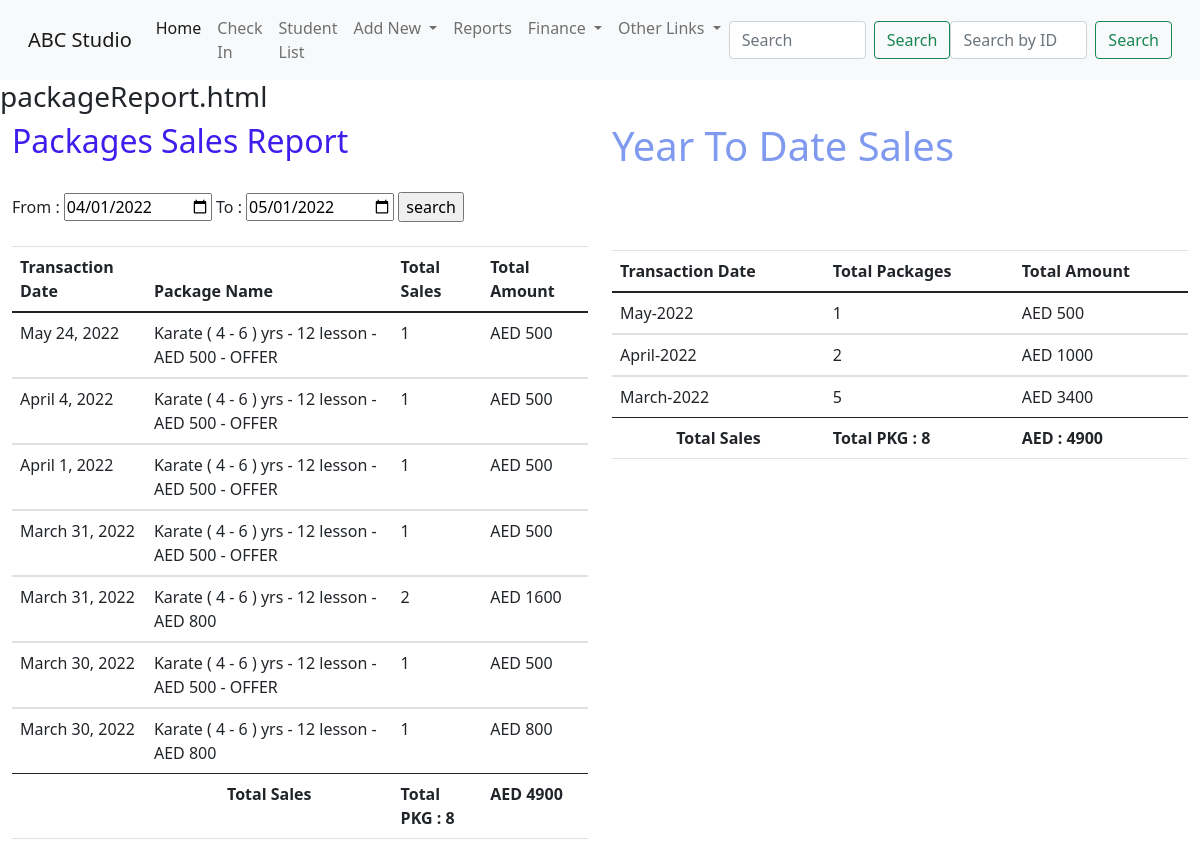
The app's page /pakcageReport/ with its own data.
### student/models.py (models this page shows, shortened)
class studioPackages(models.Model):
    packageId = models.AutoField(primary_key=True)
    PakageName = models.CharField(max_length=255, unique=True)
    courseName = models.ForeignKey(courseList,max_length=50,on_delete=models.CASCADE)
    group_age = models.ForeignKey(groupAge,max_length=255,on_delete=models.CASCADE)
    numberOfLessons = models.IntegerField()
    packagePrice = models.IntegerField()
    active = models.BooleanField(default=True)

### student/views.py (the view)
# urls.py: path('pakcageReport/',views.pakcageReport , name='pakcageReport'),
def pakcageReport(request):
    TotalPkgSaleMonhtly = AssignPackage.objects.annotate(month = TruncMonth('transactionDate')).values('month').annotate(tp = Count('packageName_id')).annotate(tm = Sum('packageName__packagePrice')).filter(packageName__packagePrice__gte = 1).order_by('-month')
    packageSoldTotal = AssignPackage.objects.filter(packageName__packagePrice__gte = 1).aggregate(tCount = Count('packageName_id'),tm = Sum('packageName__packagePrice'))
    print(TotalPkgSaleMonhtly)
    if request.method == 'POST':
        fromdate = request.POST['fromdate']
        todate = request.POST['todate']
        packageSold2 = AssignPackage.objects.filter(transactionDate__gte=fromdate,transactionDate__lte=todate).select_related('packageName_id').values_list('packageName__PakageName','packageName__packagePrice','transactionDate').annotate(total=Count('packageName'),total_amount=Sum('packageName__packagePrice')).order_by('-transactionDate').filter(packageName__packagePrice__gte = 1)
        total_PKG = AssignPackage.objects.filter(transactionDate__gte=fromdate,transactionDate__lte=todate,packageName__packagePrice__gte = 1).aggregate(tCount = Count('StudentId'), tAmount = Sum('packageName__packagePrice'))
        context = {'total_PKG':total_PKG ,'packageSold2':packageSold2,'TotalPkgSaleMonhtly' :TotalPkgSaleMonhtly,'packageSoldTotal':packageSoldTotal}
        return render(request,'student/packageReport.html',context)
    else:
        packageSold2 = AssignPackage.objects.select_related('packageName_id').values_list('packageName__PakageName','packageName__packagePrice','transactionDate').annotate(total=Count('packageName'),total_amount=Sum('packageName__packagePrice')).order_by('-transactionDate').filter(packageName__packagePrice__gte = 1)
        total_PKG = AssignPackage.objects.filter(packageName__packagePrice__gte = 1).aggregate(tCount = Count('StudentId'), tAmount = Sum('packageName__packagePrice'))
        context = {'total_PKG':total_PKG ,'packageSold2':packageSold2,'TotalPkgSaleMonhtly':TotalPkgSaleMonhtly,'packageSoldTotal':packageSoldTotal}
        return render(request,'student/packageReport.html',context)

### student/templates/student/packageReport.html (shortened to what this page needs)
{% extends 'student/base.html' %}
{% load static %}
{% block content %}
<h3>packageReport.html</h3>
<div class="container-fluid">
  <div class="row">
    <div class="col">
    <h2>Packages Sales Report</h2>
    <br>
    <form method="POST">
    From :  <input type="date" name="fromdate" id="start" required>
    To : <input type="date" name="todate" id="end" required>
 <input type="submit" value="search" name="" id="">
    <br>
    <br>
<table class="table">
<thead>
  <tr>
    <th scope="col">Transaction Date</th>
    <th scope="col">Package Name </th>
    <th scope="col">Total Sales </th>
    <th scope="col">Total Amount </th>
  </tr>
</thead>
{% for x in packageSold2 %}
<tbody>
  <tr>
    <td>{{x.2}} </td>
    <td>{{x.0}}</td>
    <td>{{x.3}}</td>
    <td>AED {{x.4}}</td>
  </tr>
</tbody>
{% endfor %}
<tfoot>
  <tr>
      <td></td>
      <td><b><center>Total Sales</center></b> </td>
    <td><b> Total PKG : {{total_PKG.tCount}}</b></td>
    <td><b> AED {{total_PKG.tAmount}}</b></td>
  </tr>
</tfoot>
</table>
</form>
    </div>
    <div class="col">
      <h1>Year To Date Sales</h1>
     <br>
      <br>
      <br>
     <table class="table">
      <thead>
        <tr>
          <th scope="col">Transaction Date</th>
          <th scope="col">Total Packages </th>
          <th scope="col">Total Amount </th>
        </tr>
      </thead>
      {% for x in TotalPkgSaleMonhtly %}
      <tbody>
        <tr>
          <td>{{x.month|date:"F"}}-{{x.month|date:"Y"}}</td>
          <td> {{x.tp}}</td>
          <td>AED {{x.tm}}</td>
        </tr>
      </tbody>
      {% endfor %}
      <tfoot>
        <tr>
            <td><b><center>Total Sales</center></b> </td>
          <td><b> Total PKG : {{packageSoldTotal.tCount}}</b></td>
          <td><b> AED : {{packageSoldTotal.tm}}</b></td>
        </tr>
      </tfoot>
      </table>
    </div>
  </div>
</div>
{% endblock %}

### student/static/student/custom.css (style rules this page uses)
h1 { color: rgb(128, 154, 240); }
h2 { color: rgb(64, 29, 237); border-radius: 2; }

### records on screen
studioPackages: x "May 24, 2022", PakageName "Karate ( 4 - 6 ) yrs - 12 lesson - AED 500 - OFFER", x "1", packagePrice "500", x "April 4, 2022", x "April 1, 2022", x "March 31, 2022", x "March 30, 2022"
studioPackages: x "March 30, 2022", PakageName "Karate ( 4 - 6 ) yrs - 12 lesson - AED 800", x "1", packagePrice "800"

### other values on screen
{{ x.2 }} "March 31, 2022"
{{ x.0 }} "Karate ( 4 - 6 ) yrs - 12 lesson - AED 800"
{{ x.3 }} "2"
{{ x.4 }} "1600"
{{ total_PKG.tCount }} "8"
{{ total_PKG.tAmount }} "4900"
{{ x.month|date:"F" }} "May" "April" "March"
{{ x.month|date:"Y" }} "2022" "2022" "2022"
{{ x.tp }} "1" "2" "5"
{{ x.tm }} "500" "1000" "3400"
{{ packageSoldTotal.tCount }} "8"
{{ packageSoldTotal.tm }} "4900"
